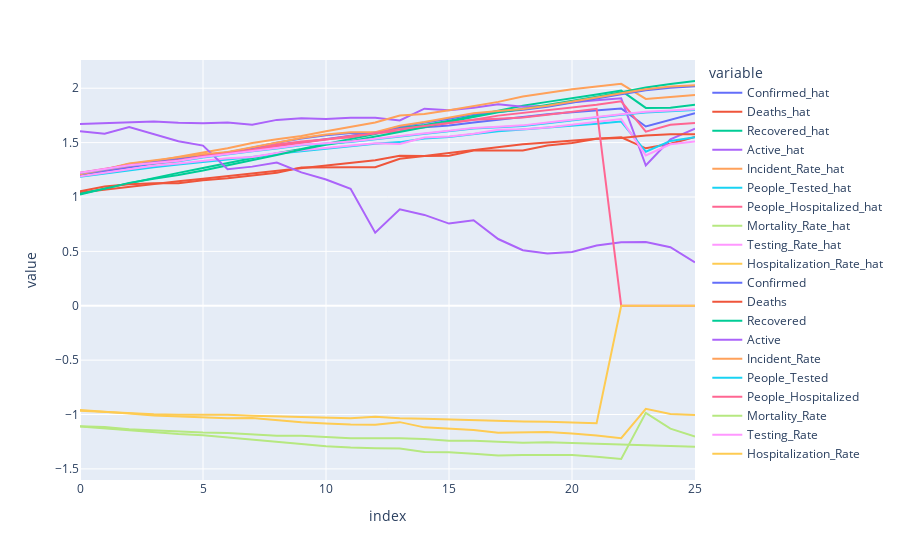

Source (notebook cell):
### Code cell
df_pred = pd.DataFrame(model.predict(X_test), columns=column_names + '_hat')
df_true = pd.DataFrame(y_test, columns=column_names)

pd.concat([df_pred, df_true], axis=1).plot()

### Figure 1 — Plotly figure (JSON) as saved in the notebook; plotly's stock layout.template omitted (floating-point values rounded to 4 significant figures)
{"data": [{"hovertemplate": "variable=Confirmed_hat<br>index=%{x}<br>value=%{y}<extra></extra>", "legendgroup": "Confirmed_hat", "line": {"color": "#636efa", "dash": "solid"}, "mode": "lines", "name": "Confirmed_hat", "orientation": "v", "showlegend": true, "type": "scatter", "x": [0, 1, 2, 3, 4, 5, 6, 7, 8, 9, 10, 11, 12, 13, 14, 15, 16, 17, 18, 19, 20, 21, 22, 23, 24, 25], "xaxis": "x", "y": [1.203, 1.24, 1.275, 1.308, 1.343, 1.376, 1.409, 1.444, 1.475, 1.5, 1.532, 1.565, 1.591, 1.626, 1.642, 1.656, 1.685, 1.711, 1.738, 1.761, 1.779, 1.795, 1.814, 1.649, 1.708, 1.771], "yaxis": "y"}, {"hovertemplate": "variable=Deaths_hat<br>index=%{x}<br>value=%{y}<extra></extra>", "legendgroup": "Deaths_hat", "line": {"color": "#EF553B", "dash": "solid"}, "mode": "lines", "name": "Deaths_hat", "orientation": "v", "showlegend": true, "type": "scatter", "x": [0, 1, 2, 3, 4, 5, 6, 7, 8, 9, 10, 11, 12, 13, 14, 15, 16, 17, 18, 19, 20, 21, 22, 23, 24, 25], "xaxis": "x", "y": [1.041, 1.068, 1.095, 1.118, 1.145, 1.169, 1.193, 1.22, 1.241, 1.263, 1.288, 1.315, 1.337, 1.378, 1.377, 1.405, 1.432, 1.455, 1.485, 1.502, 1.522, 1.536, 1.549, 1.448, 1.489, 1.552], "yaxis": "y"}, {"hovertemplate": "variable=Recovered_hat<br>index=%{x}<br>value=%{y}<extra></extra>", "legendgroup": "Recovered_hat", "line": {"color": "#00cc96", "dash": "solid"}, "mode": "lines", "name": "Recovered_hat", "orientation": "v", "showlegend": true, "type": "scatter", "x": [0, 1, 2, 3, 4, 5, 6, 7, 8, 9, 10, 11, 12, 13, 14, 15, 16, 17, 18, 19, 20, 21, 22, 23, 24, 25], "xaxis": "x", "y": [1.029, 1.078, 1.129, 1.172, 1.222, 1.267, 1.312, 1.361, 1.402, 1.441, 1.49, 1.538, 1.58, 1.637, 1.661, 1.701, 1.745, 1.79, 1.839, 1.875, 1.912, 1.943, 1.978, 1.819, 1.821, 1.848], "yaxis": "y"}, {"hovertemplate": "variable=Active_hat<br>index=%{x}<br>value=%{y}<extra></extra>", "legendgroup": "Active_hat", "line": {"color": "#ab63fa", "dash": "solid"}, "mode": "lines", "name": "Active_hat", "orientation": "v", "showlegend": true, "type": "scatter", "x": [0, 1, 2, 3, 4, 5, 6, 7, 8, 9, 10, 11, 12, 13, 14, 15, 16, 17, 18, 19, 20, 21, 22, 23, 24, 25], "xaxis": "x", "y": [1.671, 1.677, 1.688, 1.695, 1.682, 1.679, 1.684, 1.665, 1.709, 1.724, 1.717, 1.729, 1.729, 1.703, 1.812, 1.798, 1.82, 1.854, 1.829, 1.838, 1.871, 1.89, 1.907, 1.29, 1.529, 1.627], "yaxis": "y"}, {"hovertemplate": "variable=Incident_Rate_hat<br>index=%{x}<br>value=%{y}<extra></extra>", "legendgroup": "Incident_Rate_hat", "line": {"color": "#FFA15A", "dash": "solid"}, "mode": "lines", "name": "Incident_Rate_hat", "orientation": "v", "showlegend": true, "type": "scatter", "x": [0, 1, 2, 3, 4, 5, 6, 7, 8, 9, 10, 11, 12, 13, 14, 15, 16, 17, 18, 19, 20, 21, 22, 23, 24, 25], "xaxis": "x", "y": [1.209, 1.252, 1.295, 1.328, 1.37, 1.41, 1.447, 1.496, 1.531, 1.561, 1.604, 1.647, 1.685, 1.749, 1.763, 1.797, 1.838, 1.874, 1.924, 1.958, 1.991, 2.015, 2.04, 1.901, 1.916, 1.937], "yaxis": "y"}, {"hovertemplate": "variable=People_Tested_hat<br>index=%{x}<br>value=%{y}<extra></extra>", "legendgroup": "People_Tested_hat", "line": {"color": "#19d3f3", "dash": "solid"}, "mode": "lines", "name": "People_Tested_hat", "orientation": "v", "showlegend": true, "type": "scatter", "x": [0, 1, 2, 3, 4, 5, 6, 7, 8, 9, 10, 11, 12, 13, 14, 15, 16, 17, 18, 19, 20, 21, 22, 23, 24, 25], "xaxis": "x", "y": [1.185, 1.215, 1.246, 1.274, 1.298, 1.321, 1.346, 1.368, 1.398, 1.421, 1.446, 1.471, 1.489, 1.505, 1.538, 1.551, 1.578, 1.605, 1.619, 1.635, 1.654, 1.672, 1.694, 1.416, 1.516, 1.55], "yaxis": "y"}, {"hovertemplate": "variable=People_Hospitalized_hat<br>index=%{x}<br>value=%{y}<extra></extra>", "legendgroup": "People_Hospitalized_hat", "line": {"color": "#FF6692", "dash": "solid"}, "mode": "lines", "name": "People_Hospitalized_hat", "orientation": "v", "showlegend": true, "type": "scatter", "x": [0, 1, 2, 3, 4, 5, 6, 7, 8, 9, 10, 11, 12, 13, 14, 15, 16, 17, 18, 19, 20, 21, 22, 23, 24, 25], "xaxis": "x", "y": [1.215, 1.25, 1.288, 1.319, 1.349, 1.376, 1.405, 1.433, 1.466, 1.495, 1.528, 1.56, 1.584, 1.607, 1.647, 1.675, 1.709, 1.748, 1.773, 1.792, 1.822, 1.848, 1.88, 1.601, 1.664, 1.68], "yaxis": "y"}, {"hovertemplate": "variable=Mortality_Rate_hat<br>index=%{x}<br>value=%{y}<extra></extra>", "legendgroup": "Mortality_Rate_hat", "line": {"color": "#B6E880", "dash": "solid"}, "mode": "lines", "name": "Mortality_Rate_hat", "orientation": "v", "showlegend": true, "type": "scatter", "x": [0, 1, 2, 3, 4, 5, 6, 7, 8, 9, 10, 11, 12, 13, 14, 15, 16, 17, 18, 19, 20, 21, 22, 23, 24, 25], "xaxis": "x", "y": [-1.11, -1.127, -1.147, -1.167, -1.179, -1.191, -1.21, -1.228, -1.248, -1.271, -1.292, -1.304, -1.309, -1.312, -1.344, -1.347, -1.362, -1.378, -1.372, -1.37, -1.372, -1.388, -1.409, -0.9848, -1.13, -1.202], "yaxis": "y"}, {"hovertemplate": "variable=Testing_Rate_hat<br>index=%{x}<br>value=%{y}<extra></extra>", "legendgroup": "Testing_Rate_hat", "line": {"color": "#FF97FF", "dash": "solid"}, "mode": "lines", "name": "Testing_Rate_hat", "orientation": "v", "showlegend": true, "type": "scatter", "x": [0, 1, 2, 3, 4, 5, 6, 7, 8, 9, 10, 11, 12, 13, 14, 15, 16, 17, 18, 19, 20, 21, 22, 23, 24, 25], "xaxis": "x", "y": [1.19, 1.22, 1.253, 1.286, 1.308, 1.33, 1.356, 1.367, 1.404, 1.431, 1.453, 1.478, 1.494, 1.486, 1.548, 1.555, 1.582, 1.618, 1.623, 1.639, 1.663, 1.686, 1.716, 1.382, 1.485, 1.51], "yaxis": "y"}, {"hovertemplate": "variable=Hospitalization_Rate_hat<br>index=%{x}<br>value=%{y}<extra></extra>", "legendgroup": "Hospitalization_Rate_hat", "line": {"color": "#FECB52", "dash": "solid"}, "mode": "lines", "name": "Hospitalization_Rate_hat", "orientation": "v", "showlegend": true, "type": "scatter", "x": [0, 1, 2, 3, 4, 5, 6, 7, 8, 9, 10, 11, 12, 13, 14, 15, 16, 17, 18, 19, 20, 21, 22, 23, 24, 25], "xaxis": "x", "y": [-0.9582, -0.9727, -0.9906, -1.009, -1.018, -1.024, -1.034, -1.032, -1.052, -1.071, -1.082, -1.092, -1.095, -1.07, -1.118, -1.13, -1.142, -1.169, -1.162, -1.16, -1.176, -1.192, -1.217, -0.9472, -0.9954, -1.005], "yaxis": "y"}, {"hovertemplate": "variable=Confirmed<br>index=%{x}<br>value=%{y}<extra></extra>", "legendgroup": "Confirmed", "line": {"color": "#636efa", "dash": "solid"}, "mode": "lines", "name": "Confirmed", "orientation": "v", "showlegend": true, "type": "scatter", "x": [0, 1, 2, 3, 4, 5, 6, 7, 8, 9, 10, 11, 12, 13, 14, 15, 16, 17, 18, 19, 20, 21, 22, 23, 24, 25], "xaxis": "x", "y": [1.206, 1.251, 1.304, 1.332, 1.355, 1.388, 1.41, 1.453, 1.5, 1.537, 1.568, 1.589, 1.589, 1.648, 1.682, 1.72, 1.763, 1.783, 1.801, 1.83, 1.865, 1.905, 1.944, 1.981, 2.005, 2.018], "yaxis": "y"}, {"hovertemplate": "variable=Deaths<br>index=%{x}<br>value=%{y}<extra></extra>", "legendgroup": "Deaths", "line": {"color": "#EF553B", "dash": "solid"}, "mode": "lines", "name": "Deaths", "orientation": "v", "showlegend": true, "type": "scatter", "x": [0, 1, 2, 3, 4, 5, 6, 7, 8, 9, 10, 11, 12, 13, 14, 15, 16, 17, 18, 19, 20, 21, 22, 23, 24, 25], "xaxis": "x", "y": [1.053, 1.096, 1.118, 1.125, 1.125, 1.154, 1.173, 1.198, 1.223, 1.271, 1.274, 1.274, 1.274, 1.351, 1.376, 1.38, 1.427, 1.427, 1.427, 1.474, 1.496, 1.536, 1.543, 1.565, 1.576, 1.576], "yaxis": "y"}, {"hovertemplate": "variable=Recovered<br>index=%{x}<br>value=%{y}<extra></extra>", "legendgroup": "Recovered", "line": {"color": "#00cc96", "dash": "solid"}, "mode": "lines", "name": "Recovered", "orientation": "v", "showlegend": true, "type": "scatter", "x": [0, 1, 2, 3, 4, 5, 6, 7, 8, 9, 10, 11, 12, 13, 14, 15, 16, 17, 18, 19, 20, 21, 22, 23, 24, 25], "xaxis": "x", "y": [1.022, 1.076, 1.13, 1.169, 1.202, 1.243, 1.29, 1.336, 1.385, 1.437, 1.479, 1.512, 1.552, 1.597, 1.641, 1.692, 1.738, 1.779, 1.81, 1.845, 1.884, 1.923, 1.964, 2.006, 2.039, 2.066], "yaxis": "y"}, {"hovertemplate": "variable=Active<br>index=%{x}<br>value=%{y}<extra></extra>", "legendgroup": "Active", "line": {"color": "#ab63fa", "dash": "solid"}, "mode": "lines", "name": "Active", "orientation": "v", "showlegend": true, "type": "scatter", "x": [0, 1, 2, 3, 4, 5, 6, 7, 8, 9, 10, 11, 12, 13, 14, 15, 16, 17, 18, 19, 20, 21, 22, 23, 24, 25], "xaxis": "x", "y": [1.605, 1.582, 1.644, 1.578, 1.513, 1.472, 1.255, 1.279, 1.316, 1.226, 1.161, 1.076, 0.6723, 0.8863, 0.8352, 0.7556, 0.7861, 0.6134, 0.5111, 0.4801, 0.494, 0.5545, 0.5834, 0.585, 0.5385, 0.3994], "yaxis": "y"}, {"hovertemplate": "variable=Incident_Rate<br>index=%{x}<br>value=%{y}<extra></extra>", "legendgroup": "Incident_Rate", "line": {"color": "#FFA15A", "dash": "solid"}, "mode": "lines", "name": "Incident_Rate", "orientation": "v", "showlegend": true, "type": "scatter", "x": [0, 1, 2, 3, 4, 5, 6, 7, 8, 9, 10, 11, 12, 13, 14, 15, 16, 17, 18, 19, 20, 21, 22, 23, 24, 25], "xaxis": "x", "y": [1.209, 1.254, 1.308, 1.336, 1.359, 1.393, 1.415, 1.458, 1.505, 1.543, 1.574, 1.595, 1.595, 1.655, 1.689, 1.727, 1.771, 1.791, 1.809, 1.839, 1.874, 1.914, 1.953, 1.991, 2.015, 2.028], "yaxis": "y"}, {"hovertemplate": "variable=People_Tested<br>index=%{x}<br>value=%{y}<extra></extra>", "legendgroup": "People_Tested", "line": {"color": "#19d3f3", "dash": "solid"}, "mode": "lines", "name": "People_Tested", "orientation": "v", "showlegend": true, "type": "scatter", "x": [0, 1, 2, 3, 4, 5, 6, 7, 8, 9, 10, 11, 12, 13, 14, 15, 16, 17, 18, 19, 20, 21, 22, 23, 24, 25], "xaxis": "x", "y": [1.221, 1.257, 1.29, 1.309, 1.329, 1.364, 1.389, 1.42, 1.447, 1.476, 1.491, 1.506, 1.531, 1.555, 1.58, 1.607, 1.629, 1.641, 1.654, 1.679, 1.705, 1.733, 1.756, 1.778, 1.791, 1.8], "yaxis": "y"}, {"hovertemplate": "variable=People_Hospitalized<br>index=%{x}<br>value=%{y}<extra></extra>", "legendgroup": "People_Hospitalized", "line": {"color": "#FF6692", "dash": "solid"}, "mode": "lines", "name": "People_Hospitalized", "orientation": "v", "showlegend": true, "type": "scatter", "x": [0, 1, 2, 3, 4, 5, 6, 7, 8, 9, 10, 11, 12, 13, 14, 15, 16, 17, 18, 19, 20, 21, 22, 23, 24, 25], "xaxis": "x", "y": [1.222, 1.258, 1.295, 1.309, 1.332, 1.377, 1.401, 1.434, 1.482, 1.511, 1.532, 1.549, 1.588, 1.625, 1.654, 1.68, 1.709, 1.719, 1.73, 1.757, 1.787, 1.811, 0, 0, 0, 0], "yaxis": "y"}, {"hovertemplate": "variable=Mortality_Rate<br>index=%{x}<br>value=%{y}<extra></extra>", "legendgroup": "Mortality_Rate", "line": {"color": "#B6E880", "dash": "solid"}, "mode": "lines", "name": "Mortality_Rate", "orientation": "v", "showlegend": true, "type": "scatter", "x": [0, 1, 2, 3, 4, 5, 6, 7, 8, 9, 10, 11, 12, 13, 14, 15, 16, 17, 18, 19, 20, 21, 22, 23, 24, 25], "xaxis": "x", "y": [-1.108, -1.115, -1.136, -1.148, -1.161, -1.166, -1.17, -1.182, -1.196, -1.196, -1.21, -1.219, -1.219, -1.219, -1.225, -1.24, -1.242, -1.251, -1.259, -1.255, -1.262, -1.265, -1.278, -1.286, -1.292, -1.297], "yaxis": "y"}, {"hovertemplate": "variable=Testing_Rate<br>index=%{x}<br>value=%{y}<extra></extra>", "legendgroup": "Testing_Rate", "line": {"color": "#FF97FF", "dash": "solid"}, "mode": "lines", "name": "Testing_Rate", "orientation": "v", "showlegend": true, "type": "scatter", "x": [0, 1, 2, 3, 4, 5, 6, 7, 8, 9, 10, 11, 12, 13, 14, 15, 16, 17, 18, 19, 20, 21, 22, 23, 24, 25], "xaxis": "x", "y": [1.223, 1.259, 1.293, 1.311, 1.332, 1.367, 1.392, 1.424, 1.45, 1.479, 1.495, 1.51, 1.536, 1.56, 1.585, 1.612, 1.634, 1.646, 1.658, 1.684, 1.71, 1.738, 1.761, 1.783, 1.796, 1.806], "yaxis": "y"}, {"hovertemplate": "variable=Hospitalization_Rate<br>index=%{x}<br>value=%{y}<extra></extra>", "legendgroup": "Hospitalization_Rate", "line": {"color": "#FECB52", "dash": "solid"}, "mode": "lines", "name": "Hospitalization_Rate", "orientation": "v", "showlegend": true, "type": "scatter", "x": [0, 1, 2, 3, 4, 5, 6, 7, 8, 9, 10, 11, 12, 13, 14, 15, 16, 17, 18, 19, 20, 21, 22, 23, 24, 25], "xaxis": "x", "y": [-0.9663, -0.9762, -0.9896, -0.9983, -1.001, -1.001, -1.003, -1.011, -1.016, -1.023, -1.03, -1.034, -1.02, -1.034, -1.039, -1.046, -1.055, -1.06, -1.064, -1.067, -1.072, -1.08, 0, 0, 0, 0], "yaxis": "y"}], "layout": {"legend": {"title": {"text": "variable"}, "tracegroupgap": 0}, "margin": {"t": 60}, "xaxis": {"anchor": "y", "domain": [0, 1], "title": {"text": "index"}}, "yaxis": {"anchor": "x", "domain": [0, 1], "title": {"text": "value"}}}}
